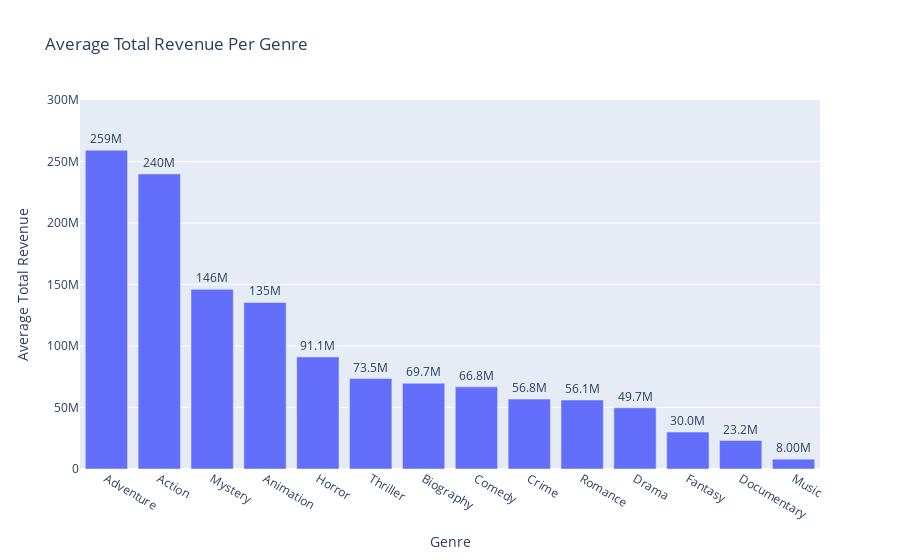

The cell this chart's notebook holds for it:
### Markdown cell above
### Insight 1b: Total Revenue Per Genre

### Code cell
#Creating a bar chart with genres as the x-axis values and the average total revenue as the y-axis values
#I added text to the graph to show the values more clearly
fig = px.bar(avg_tot_revenue_per_genre_filtered, 
            x=avg_tot_revenue_per_genre_filtered.index,
            y='Average_Total_Revenue',
            text = 'Average_Total_Revenue',
            labels={"Average_Total_Revenue": "Average Total Revenue",
                    "Genre": "Genre"},
            title="Average Total Revenue Per Genre")

#Implementing the text we added above
fig.update_traces(texttemplate='%{text:.3s}', textposition='outside')
fig.update_layout(uniformtext_minsize=7, uniformtext_mode='hide')
fig.update_yaxes(range=[0, 300000000])
fig.show()

### Figure 1 — Plotly figure (JSON) as saved in the notebook; plotly's stock layout.template omitted (floating-point values rounded to 4 significant figures)
{"data": [{"alignmentgroup": "True", "hovertemplate": "Genre=%{x}<br>Average Total Revenue=%{text}<extra></extra>", "legendgroup": "", "marker": {"color": "#636efa"}, "name": "", "offsetgroup": "", "orientation": "v", "showlegend": false, "text": [259200000.0, 239900000.0, 146000000.0, 135500000.0, 91140000.0, 73540000.0, 69680000.0, 66800000.0, 56850000.0, 56103825, 49740000.0, 30020000.0, 23160000.0, 8000000], "textposition": "outside", "texttemplate": "%{text:.3s}", "type": "bar", "x": ["Adventure", "Action", "Mystery", "Animation", "Horror", "Thriller", "Biography", "Comedy", "Crime", "Romance", "Drama", "Fantasy", "Documentary", "Music"], "xaxis": "x", "y": [259200000.0, 239900000.0, 146000000.0, 135500000.0, 91140000.0, 73540000.0, 69680000.0, 66800000.0, 56850000.0, 56103825, 49740000.0, 30020000.0, 23160000.0, 8000000], "yaxis": "y"}], "layout": {"barmode": "relative", "legend": {"tracegroupgap": 0}, "title": {"text": "Average Total Revenue Per Genre"}, "uniformtext": {"minsize": 7, "mode": "hide"}, "xaxis": {"anchor": "y", "domain": [0, 1], "title": {"text": "Genre"}}, "yaxis": {"anchor": "x", "domain": [0, 1], "range": [0, 300000000], "title": {"text": "Average Total Revenue"}}}}
